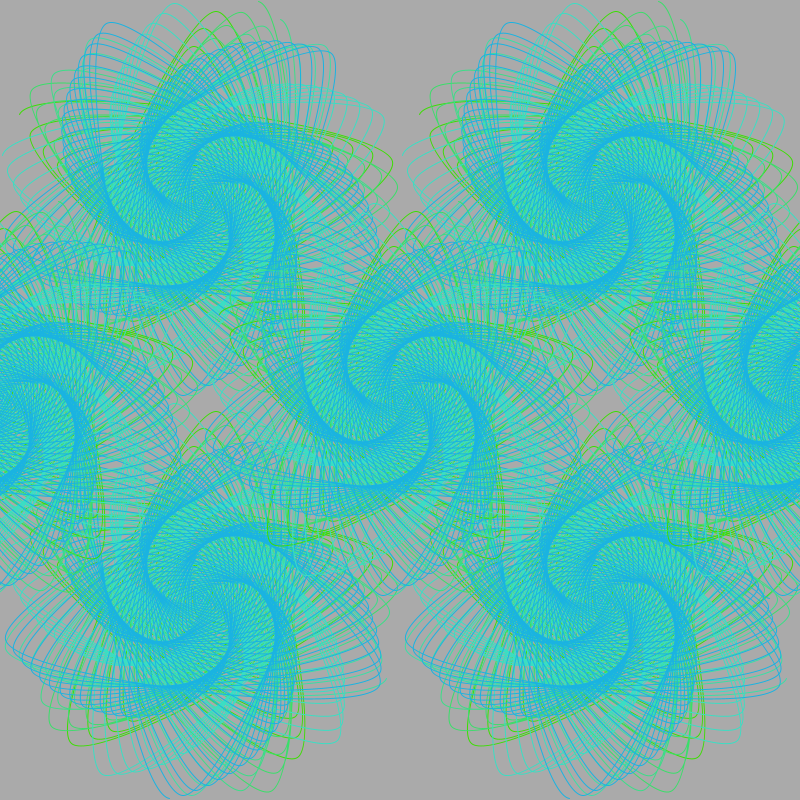
Frame 1 (no input)
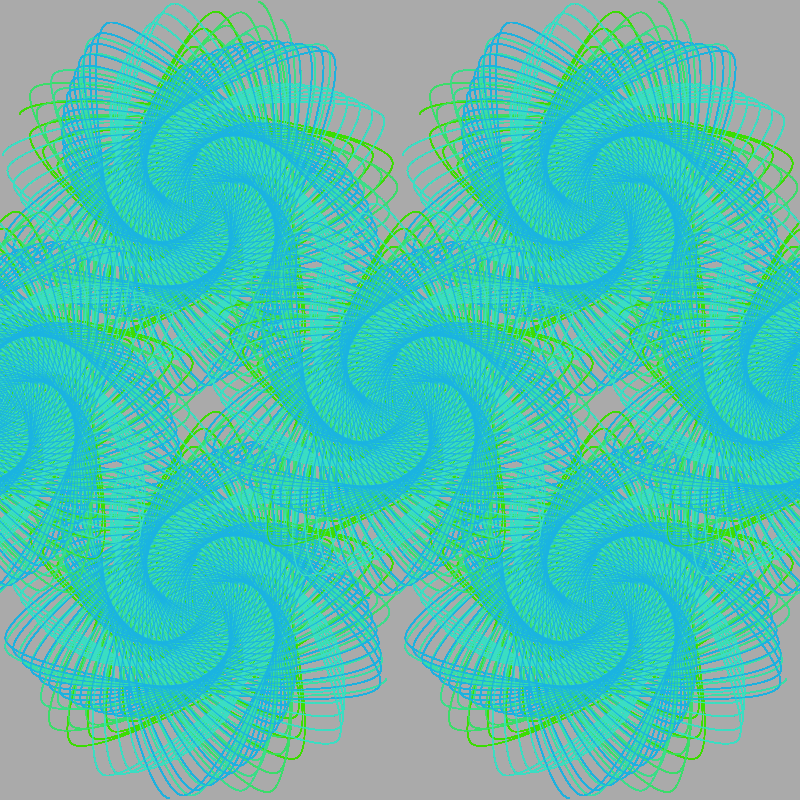
Frame 60 (the mouse pressed at the canvas centre just before this capture)
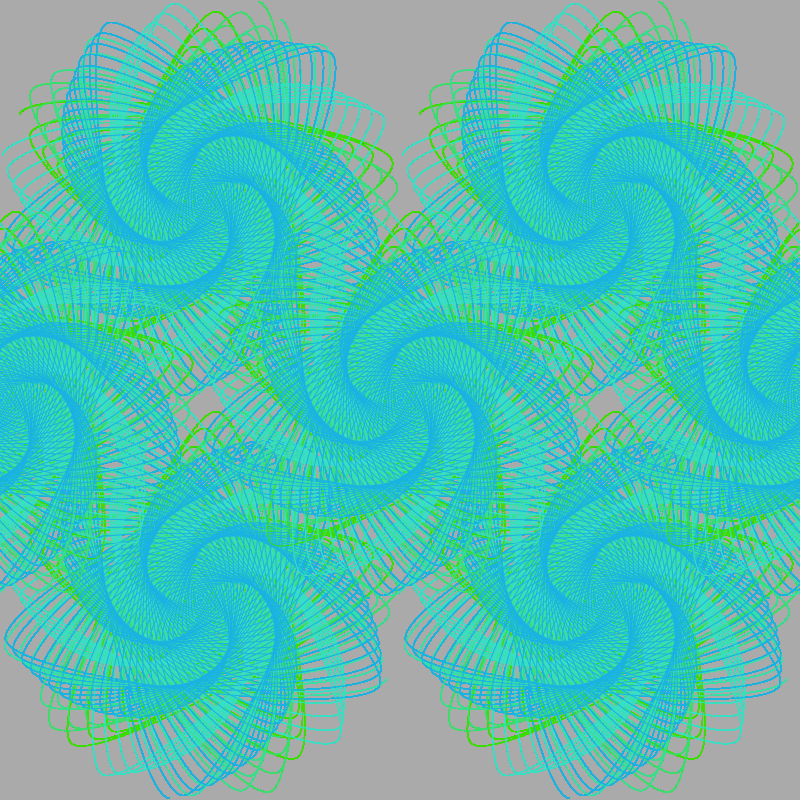
Frame 120 (the mouse held since frame 60 and released just before this capture)

The Processing sketch that drew these frames (run headless with seeded random() and noise(); from frame 60 on, the mouse is pressed at the canvas centre):

// Processing sketch: processing_69269
// ── processing_69269.pde

void setup(){
  size(800, 800);
  background(170);
  smooth();
  noFill();
 
}

int tileHeight = 400;
int tileWidth = 400;
//setting a fucntion to draw a spiral as this has to be repeated throughout the pattern
void drawSpiral() {
  stroke(58, 222, 1);
  beginShape();
  for(int i=0; i<435; i++)
  {
    float stretch = 3.5;
    float x = (i*stretch)*sin(i/0.4) + tileWidth/2;
    float y = (i*stretch)*cos(i/0.4) + tileHeight/2;
    if(x >= 0 && x <= tileWidth && y >= 0 && y <= tileHeight) {
      curveVertex(x,y);
    } else {
      break;
    }
  }
  endShape();
  
  //green pattern  
  stroke(58, 222, 105);
  beginShape();
  for(int i=0; i<435; i++)
  {
    float stretch = 3;
    float x = (i*stretch)*sin(i/0.4) + tileWidth/2;
    float y = (i*stretch)*cos(i/0.4) + tileHeight/2;
    if(x >= 0 && x <= tileWidth && y >= 0 && y <= tileHeight) {
      curveVertex(x,y);
    } else {
      break;
    }
  }
  endShape();
  
  //light green pattern
  stroke(58, 222, 135);
  beginShape();
  for(int i=0;i<435;i++)
  {
    float stretch = 2.5;
    float x = (i*stretch)*sin(i/0.4) + tileWidth/2;
    float y = (i*stretch)*cos(i/0.4) + tileHeight/2;
    if(x >= 0 && x <= tileWidth && y >= 0 && y <= tileHeight) {
      curveVertex(x,y);
    } else {
      break;
    }
  }
  endShape();
  
  //light blue pattern
  stroke(58, 222, 165);
  beginShape();
  for(int i=0;i<435;i++)
  {
    float stretch = 2;
    float x = (i*stretch)*sin(i/0.4) + tileWidth/2;
    float y = (i*stretch)*cos(i/0.4) + tileHeight/2;
    if(x >= 0 && x <= tileWidth && y >= 0 && y <= tileHeight) {
      curveVertex(x,y);
    } else {
      break;
    }
  }
  endShape();
  
  //blue pattern
  stroke(58, 222, 195);
  beginShape();
  for(int i=0;i<435;i++)
  {
    float stretch = 1.5;
    float x = (i*stretch)*sin(i/0.4) + tileWidth/2;
    float y = (i*stretch)*cos(i/0.4) + tileHeight/2;
    if(x >= 0 && x <= tileWidth && y >= 0 && y <= tileHeight) {
      curveVertex(x,y);
    } else {
      break;
    }
  }
  endShape();
  
  //inner most blue pattern
  stroke(26, 179, 225);
  beginShape();
  for(int i=0;i<435;i++)
  {
    float stretch = 1;
    float x = (i*stretch)*sin(i/0.4) + tileWidth/2;
    float y = (i*stretch)*cos(i/0.4) + tileHeight/2;
    if(x >= 0 && x <= tileWidth && y >= 0 && y <= tileHeight) {
      curveVertex(x,y);
    } else {
      break;
    }
  }
  endShape(); 

}

//repeating the pattern in a 4x4 grid
void draw() {
  for(int row = 0; row < 2; row++) {
      translate(0, tileHeight * row);
      drawSpiral();
  }
  translate(tileWidth, -tileHeight);
  for(int row = 0; row < 2; row++) {
      translate(0, tileHeight * row);
      drawSpiral();
  }
  //repeating the pattern on the far ends
  translate(-tileWidth/2, -tileHeight/2);
  drawSpiral();
  translate(-tileWidth, 0);
  drawSpiral();
  translate(2*tileWidth, 0);
  drawSpiral();
 
}
